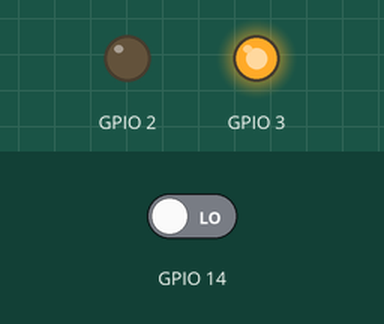
The program below on a simulated Raspberry Pi (BCM pin numbers). On the bench: output pins drawn as LEDs (lit = HIGH). The inputs (shaded band) are chosen by the test bench; at power-on: GPIO 14 LOW.

Above: at 1.2 s.
1.3 s: GPIO 14 driven HIGH
At 1.8 s:
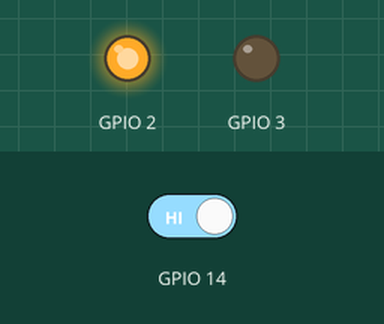
2.8 s: GPIO 14 driven LOW
At 4.1 s:
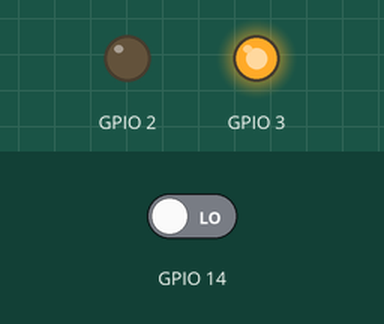
Timing chart, 0 to 5.8 s (numbered marks = the images above; inputs shaded):
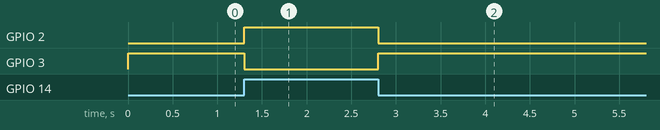

Measured:
- after the input at 1.3 s, GPIO 2: LOW → HIGH at once; GPIO 3: HIGH → LOW at once
- after the input at 2.8 s, GPIO 2: HIGH → LOW at once; GPIO 3: LOW → HIGH at once

The program:

ir.py
```python
'''
Object detection:
below code will make Green led ON when the object is near, else red will remain ON
input will get at pin 14 accordingly we will give output at 3 or 4

information about the functions are at
https://pythonhosted.org/RPIO/rpio_py.html#gpio-input-output
'''

import RPi.GPIO as IO
import time
IO.setwarnings(False)
IO.setmode(IO.BCM)    # change to BOARD numbering schema

IO.setup(2,IO.OUT)    # GPIO 2 -> Red LED as output
IO.setup(3,IO.OUT)    # GPIO 3 -> Green LED as output
IO.setup(14,IO.IN)    # GPIO 14 -> IR sensor as input

while True:

    if(IO.input(14)==True):     # object is far away
        IO.output(2,True)       # Red led ON
        IO.output(3,False)      # Green led OFF

    if(IO.input(14)==False):    # object is near
        IO.output(3,True)       # Green led ON
        IO.output(2,False)      # Red led OFF
```
